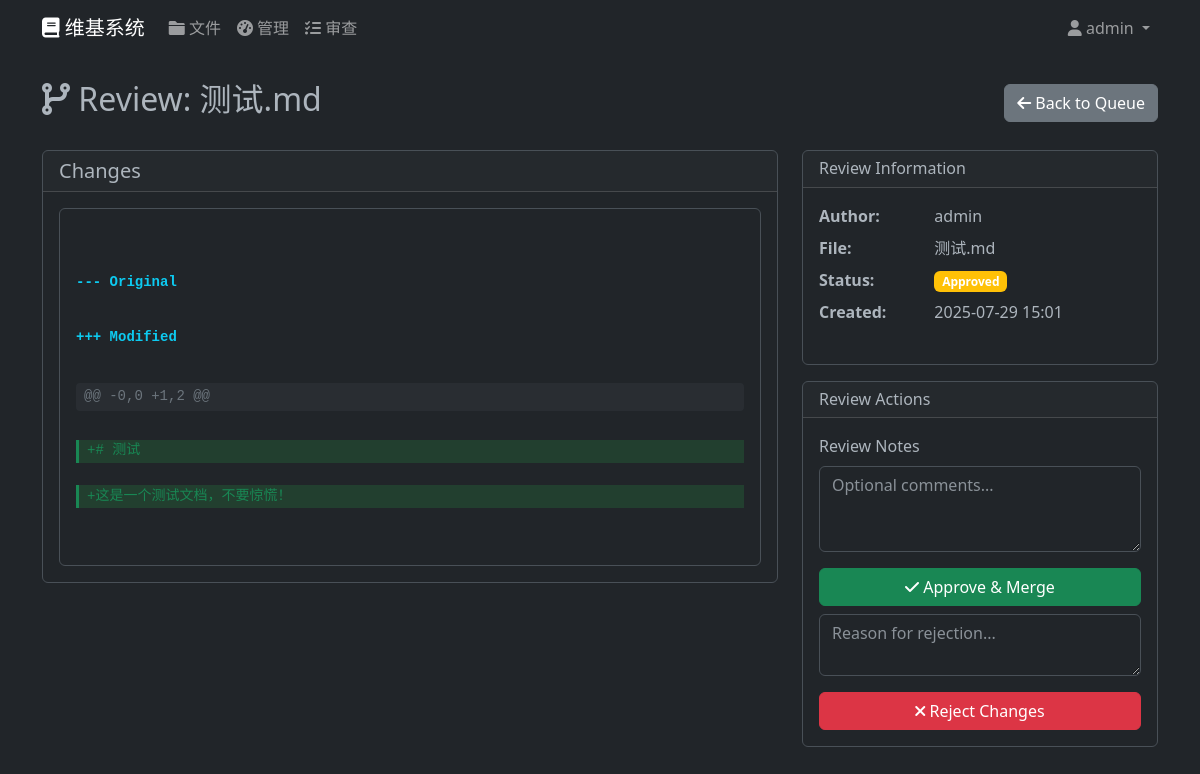
/review/1 (signed in), run on the app's committed database.
### models.py (models this page shows)
class User(UserMixin, db.Model):
    id = db.Column(db.Integer, primary_key=True)
    username = db.Column(db.String(64), unique=True, nullable=False)
    email = db.Column(db.String(120), unique=True, nullable=False)
    password_hash = db.Column(db.String(256))
    is_admin = db.Column(db.Boolean, default=False)
    github_token = db.Column(db.String(255))
    created_at = db.Column(db.DateTime, default=datetime.utcnow)
    reviews = db.relationship('ContentReview', foreign_keys='ContentReview.author_id', backref='author', lazy=True)

class ContentReview(db.Model):
    id = db.Column(db.Integer, primary_key=True)
    file_path = db.Column(db.String(500), nullable=False)
    original_content = db.Column(Text)
    modified_content = db.Column(Text)
    status = db.Column(db.String(20), default='pending')  # pending, approved, rejected
    author_id = db.Column(db.Integer, db.ForeignKey('user.id'), nullable=False)
    reviewer_id = db.Column(db.Integer, db.ForeignKey('user.id'))
    review_notes = db.Column(Text)
    version = db.Column(db.Integer, default=1)  # Version tracking for conflict handling
    merge_base = db.Column(Text)  # Base content for three-way merge
    created_at = db.Column(db.DateTime, default=datetime.utcnow)
    reviewed_at = db.Column(db.DateTime)
    reviewer = db.relationship('User', foreign_keys=[reviewer_id], backref='reviewed_items', post_update=True)

### routes.py (the view)
@app.route('/review/<int:review_id>')
@login_required
def view_review(review_id):
    if not current_user.is_admin:
        abort(403)
    review = ContentReview.query.get_or_404(review_id)
    diff_html = format_diff(review.original_content or "", review.modified_content or "")
    return render_template('diff_view.html', review=review, diff_html=diff_html)

### app.py (called while the page is built)
@login_manager.user_loader
def load_user(user_id):
    from models import User
    return User.query.get(int(user_id))

### templates/diff_view.html (shortened to what this page needs)
{% extends "base.html" %}
{% block content %}
<div class="d-flex justify-content-between align-items-center mb-4">
    <h2><i class="fas fa-code-branch"></i> Review: {{ review.file_path }}</h2>
    <a href="{{ url_for('review_queue') }}" class="btn btn-secondary">
        <i class="fas fa-arrow-left"></i> Back to Queue
    </a>
</div>
<div class="row">
    <div class="col-lg-8">
        <div class="card">
            <div class="card-header">
                <h5 class="mb-0">Changes</h5>
            </div>
            <div class="card-body">
                <div class="diff-container">
                    {{ diff_html }}
                </div>
            </div>
        </div>
    </div>
    <div class="col-lg-4">
        <div class="card mb-3">
            <div class="card-header">
                <h6 class="mb-0">Review Information</h6>
            </div>
            <div class="card-body">
                <dl class="row">
                    <dt class="col-sm-4">Author:</dt>
                    <dd class="col-sm-8">{{ review.author.username }}</dd>
                    <dt class="col-sm-4">File:</dt>
                    <dd class="col-sm-8">{{ review.file_path }}</dd>
                    <dt class="col-sm-4">Status:</dt>
                    <dd class="col-sm-8">
                        <span class="badge bg-warning">{{ review.status.title() }}</span>
                    </dd>
                    <dt class="col-sm-4">Created:</dt>
                    <dd class="col-sm-8">{{ review.created_at.strftime('%Y-%m-%d %H:%M') }}</dd>
                </dl>
            </div>
        </div>
        <div class="card">
            <div class="card-header">
                <h6 class="mb-0">Review Actions</h6>
            </div>
            <div class="card-body">
                <form method="POST" action="{{ url_for('approve_review', review_id=review.id) }}" class="mb-2">
                    <div class="mb-3">
                        <label for="approve_notes" class="form-label">Review Notes</label>
                        <textarea class="form-control" id="approve_notes" name="review_notes" rows="3" placeholder="Optional comments..."></textarea>
                    </div>
                    <button type="submit" class="btn btn-success w-100">
                        <i class="fas fa-check"></i> Approve & Merge
                    </button>
                </form>
                <form method="POST" action="{{ url_for('reject_review', review_id=review.id) }}">
                    <div class="mb-3">
                        <textarea class="form-control" name="review_notes" rows="2" placeholder="Reason for rejection..."></textarea>
                    </div>
                    <button type="submit" class="btn btn-danger w-100">
                        <i class="fas fa-times"></i> Reject Changes
                    </button>
                </form>
            </div>
        </div>
    </div>
</div>
{% endblock %}

### templates/base.html (shortened to what this page needs)
<!DOCTYPE html>
<html lang="zh-CN" data-bs-theme="dark">
<head>
    <link href="https://cdn.bootcdn.net/ajax/libs/twitter-bootstrap/5.3.0/css/bootstrap.min.css" rel="stylesheet">
    <link rel="stylesheet" href="https://cdn.bootcdn.net/ajax/libs/font-awesome/6.0.0/css/all.min.css">
    <link rel="stylesheet" href="https://cdn.bootcdn.net/ajax/libs/codemirror/5.65.2/codemirror.min.css">
    <link rel="stylesheet" href="https://cdn.bootcdn.net/ajax/libs/codemirror/5.65.2/theme/material-darker.min.css">
    <link rel="stylesheet" href="{{ url_for('static', filename='css/custom.css') }}">
</head>
<body>
    <nav class="navbar navbar-expand-lg navbar-dark bg-dark">
        <div class="container">
            <a class="navbar-brand" href="{{ url_for('index') }}">
                <i class="fas fa-book"></i> 维基系统
            </a>
            <div class="collapse navbar-collapse" id="navbarNav">
                <ul class="navbar-nav me-auto">
                    {% if current_user.is_authenticated %}
                    <li class="nav-item">
                        <a class="nav-link" href="{{ url_for('file_browser') }}">
                            <i class="fas fa-folder"></i> 文件
                        </a>
                    </li>
                    {% if current_user.is_admin %}
                    <li class="nav-item">
                        <a class="nav-link" href="{{ url_for('admin_dashboard') }}">
                            <i class="fas fa-tachometer-alt"></i> 管理
                        </a>
                    </li>
                    <li class="nav-item">
                        <a class="nav-link" href="{{ url_for('review_queue') }}">
                            <i class="fas fa-tasks"></i> 审查
                        </a>
                    </li>
                    {% endif %}
                    {% endif %}
                </ul>
                <ul class="navbar-nav">
                    {% if current_user.is_authenticated %}
                    <li class="nav-item dropdown">
                        <a class="nav-link dropdown-toggle" href="#" id="navbarDropdown" role="button" data-bs-toggle="dropdown">
                            <i class="fas fa-user"></i> {{ current_user.username }}
                        </a>
                    </li>
                    {% endif %}
                </ul>
            </div>
        </div>
    </nav>
    <main class="container mt-4">
        {% block content %}{% endblock %}
    </main>
</body>
</html>

### static/css/custom.css (style rules this page uses)
.diff-container { font-family: 'Monaco', 'Menlo', 'Ubuntu Mono', monospace; font-size: 14px; line-height: 1.4; white-space: pre-wrap; max-height: 600px; overflow-y: auto; background-color: var(--bs-dark); padding: 1rem; border-radius: 0.375rem; border: 1px solid var(--bs-border-color); }
.diff-header { color: var(--bs-info); font-weight: bold; margin: 0.5rem 0; }
.diff-range { color: var(--bs-secondary); background-color: rgba(var(--bs-secondary-rgb), 0.1); padding: 0.25rem 0.5rem; margin: 0.5rem 0; border-radius: 0.25rem; }
.diff-added { background-color: rgba(var(--bs-success-rgb), 0.2); color: var(--bs-success); padding: 0.1rem 0.5rem; margin: 0.1rem 0; border-left: 3px solid var(--bs-success); }
.btn { transition: all 0.2s ease; }
[data-bs-theme="dark"] { --bs-border-color: #495057; }
[data-bs-theme="dark"] .card { background-color: var(--bs-dark); border-color: var(--bs-border-color); }

### templates/diff_view.html (style rules this page uses)
.diff-container { font-family: 'Courier New', monospace; font-size: 14px; line-height: 1.4; white-space: pre-wrap; max-height: 600px; overflow-y: auto; background-color: var(--bs-dark); padding: 1rem; border-radius: 0.375rem; }
.diff-header { color: var(--bs-info); font-weight: bold; margin: 0.5rem 0; }
.diff-range { color: var(--bs-secondary); background-color: rgba(108, 117, 125, 0.1); padding: 0.25rem 0.5rem; margin: 0.5rem 0; border-radius: 0.25rem; }
.diff-added { background-color: rgba(40, 167, 69, 0.2); color: var(--bs-success); padding: 0.1rem 0.5rem; margin: 0.1rem 0; border-left: 3px solid var(--bs-success); }

### data on the page
User: username "admin", author.username "admin"
ContentReview: file_path "测试.md", status "Approved", created_at "2025-07-29 15:01"

### other printed values
{{ diff_html }} "--- Original +++ Modified @@ -0,0 +1,2 @@ +# 测试 +这是一个测试文档，不要惊慌！"
